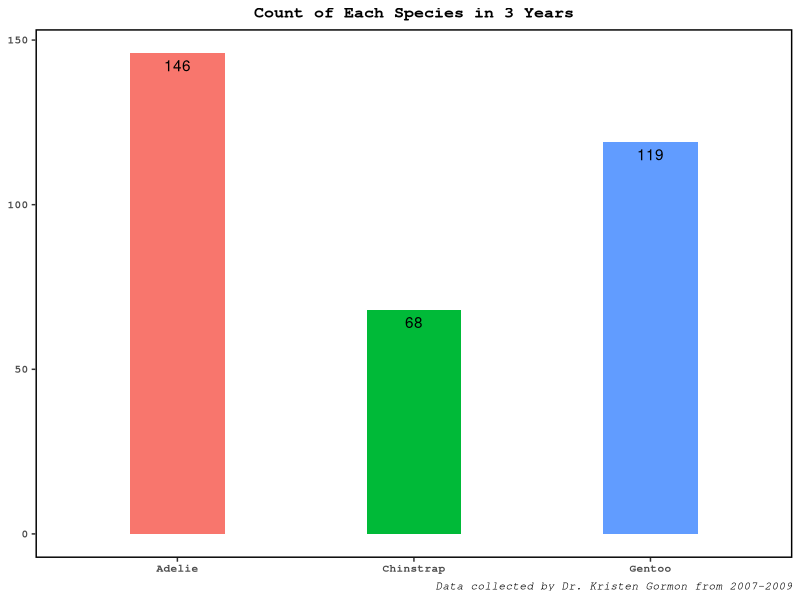
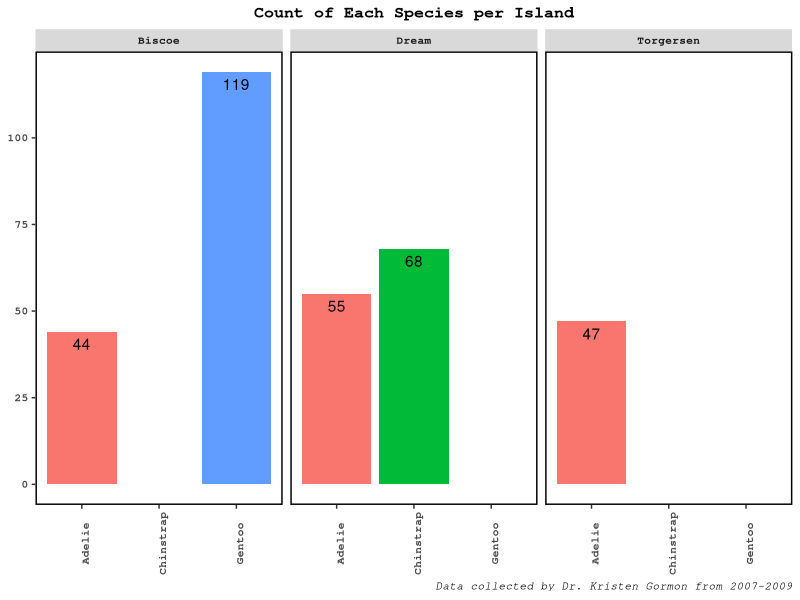
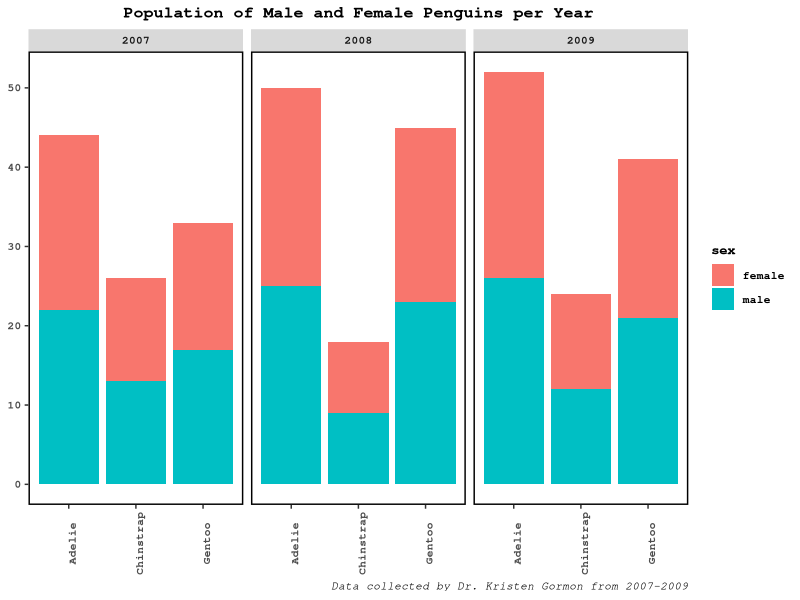
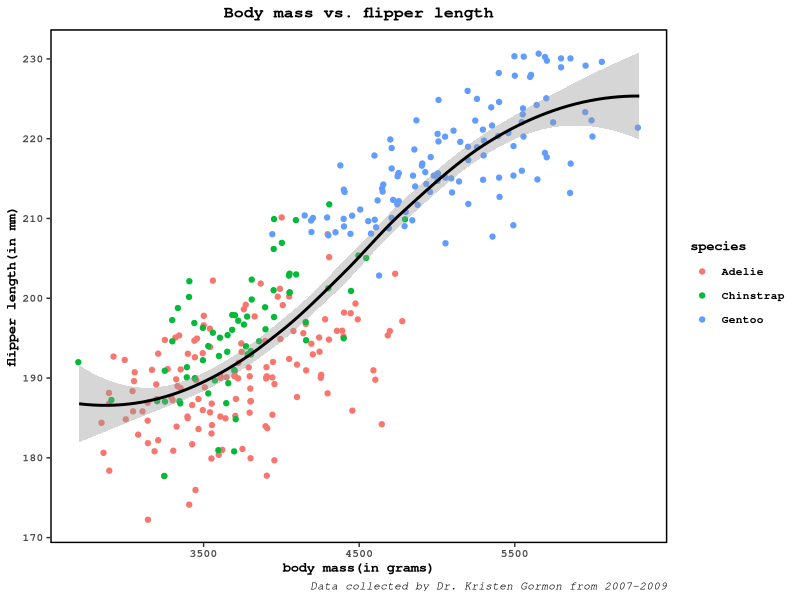
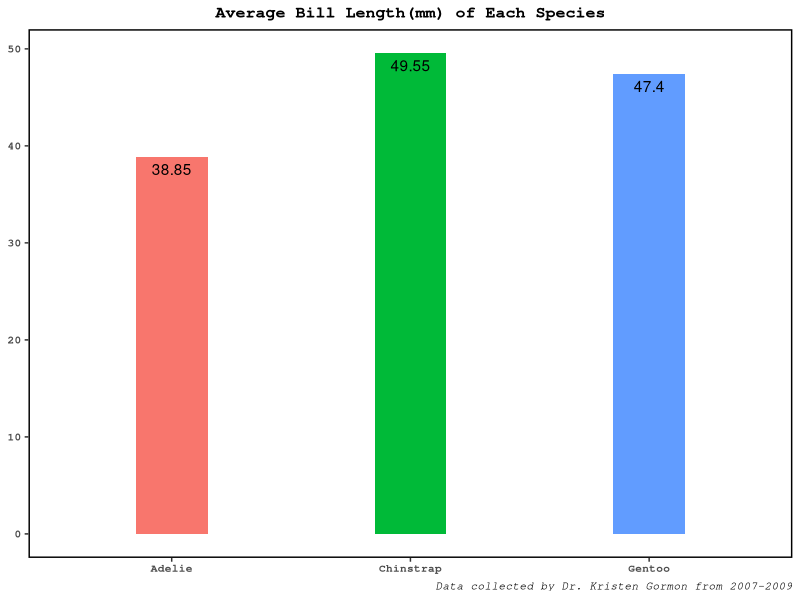
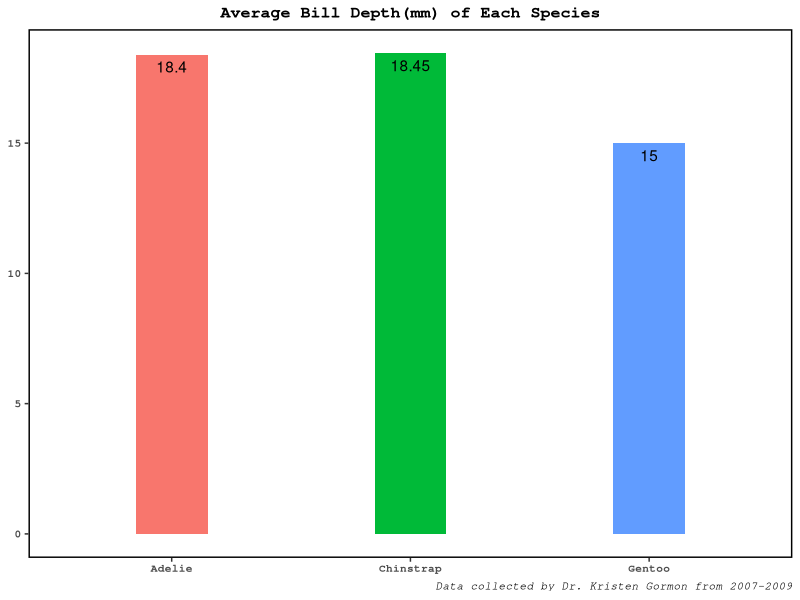
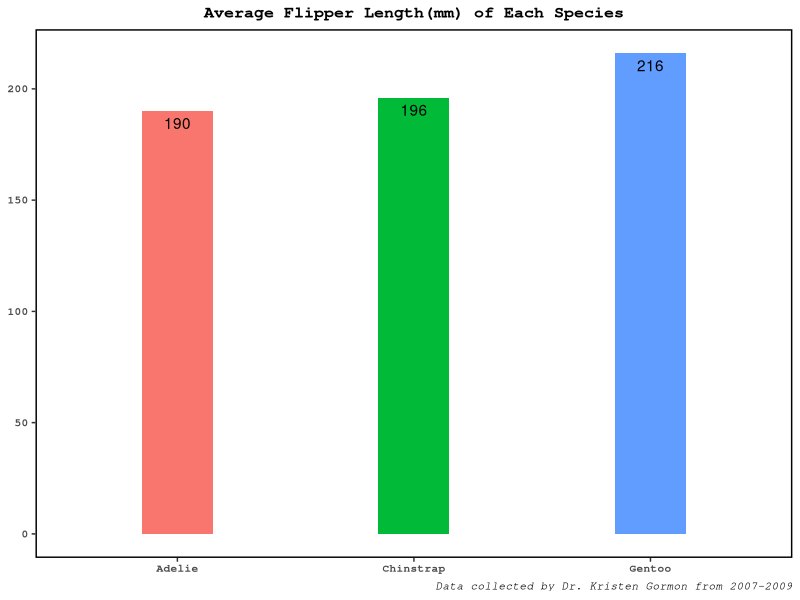
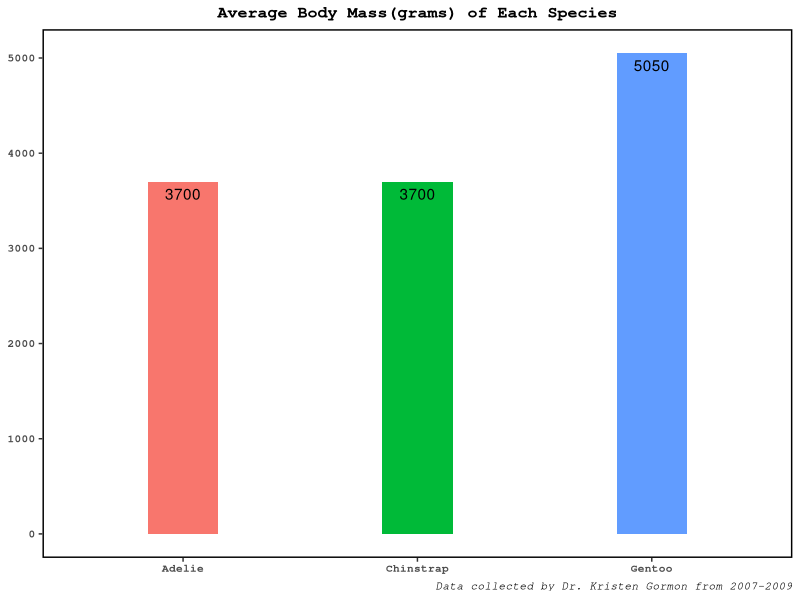

Here is the R script that generated these plots, in order:
## ---- chunk 1
library(palmerpenguins)
library(ggplot2)
library(tidyr)
library(tidyverse)
## ---- chunk 2
penguins_data <- data.frame(penguins)

#na.omit() removes all the rows with missing data.
clean_penguins_data <- na.omit(penguins_data)
## ---- chunk 3
#Basic theme for plot are and labels has been stored in plot_theme and labels_theme.
#These themes will apply to all the plots; hence stored in a variable as a template.

plot_theme <- theme(panel.background = element_rect(fill = "white"),
                        panel.border = element_rect(color = "black", fill = NA, size = 1),
                        axis.title.x = element_blank(),
                        axis.title.y = element_blank())

labels_theme <- theme(text = element_text(size = 10, family = "mono",
                         face = "bold"), plot.title = element_text(hjust = 0.5),
                         plot.caption = element_text(face = "italic"))

#This caption will be included in every plot.
caption_line <- "Data collected by Dr. Kristen Gormon from 2007-2009"
## ---- chunk 4
ggplot(data = clean_penguins_data,aes(x = species, fill =species)) + 
  geom_bar(width = 0.4) +
  geom_text(aes(label=..count..), vjust = 1.5,stat = "count", color = "black") +
  labs(title = "Count of Each Species in 3 Years", caption = caption_line, y = "Count of each species") +
  plot_theme +
  theme(legend.position = "none") + 
  labels_theme

## ---- chunk 5
ggplot(data = clean_penguins_data,aes(x = species, fill = species)) + 
  geom_bar() +
  geom_text(aes(label = ..count..),vjust = 1.5,stat = "count",color = "black")+
  labs(title = "Count of Each Species per Island", caption = caption_line) +
  facet_wrap(~island) + plot_theme +  labels_theme +
  theme(axis.text.x = element_text(angle = 90),legend.position = "none")
## ---- chunk 6
ggplot(data = clean_penguins_data,aes(x = species, fill = sex)) +
  geom_bar() + 
  labs(title = "Population of Male and Female Penguins per Year", caption=caption_line, x="penguin species", y="total count")+
  plot_theme + labels_theme +
  theme(axis.text.x = element_text(angle=90))+
  facet_wrap(~year)
## ---- chunk 7
ggplot(data=clean_penguins_data, aes(x=body_mass_g, y=flipper_length_mm)) +
  geom_jitter(mapping = aes(color = species))+
  geom_smooth(color = "black")+
  labs(title="Body mass vs. flipper length", caption = caption_line, 
       x = "body mass(in grams)", y = "flipper length(in mm)") +
  theme(panel.background = element_rect(fill = "white"),
        panel.border = element_rect(color = "black", fill = NA, size = 1)) + 
  labels_theme
## ---- chunk 8
penguins_stats <- clean_penguins_data %>% 
  group_by(species) %>% 
  drop_na() %>% 
  summarize(avg_bill_length = mean(bill_length_mm,2), avg_bill_depth = mean(bill_depth_mm,2),
            avg_flipper_length = mean(flipper_length_mm,2), avg_body_mass = mean(body_mass_g,2))
## ---- chunk 9
head(penguins_stats)
## ---- chunk 10
ggplot(data = penguins_stats,aes(x=species, y=avg_bill_length, fill=species)) +
  geom_bar(stat = "identity",width=0.3)+
  geom_text(aes(label=avg_bill_length), vjust = 1.5,stat = "identity", color = "black") +
  labs(title = "Average Bill Length(mm) of Each Species",caption = caption_line,
       y = "average bill length(mm)")+
  plot_theme + labels_theme +
  theme(legend.position = "none")
## ---- chunk 11
ggplot(data = penguins_stats, aes(x=species,y=avg_bill_depth,fill=species))+
  geom_bar(stat = "identity",width = 0.3)+
  geom_text(aes(label=avg_bill_depth), vjust = 1.5,stat = "identity", color = "black") +
  labs(title = "Average Bill Depth(mm) of Each Species", caption = caption_line,
       y = "average bill depth(mm)")+
  plot_theme + labels_theme +
  theme(legend.position = "none")
## ---- chunk 12
ggplot(data=penguins_stats, aes(x=species,y=avg_flipper_length,fill=species))+
  geom_bar(stat = "identity",width = 0.3)+
  geom_text(aes(label=avg_flipper_length), vjust = 1.5,stat = "identity", color = "black")+
  labs(title="Average Flipper Length(mm) of Each Species",caption = caption_line,
       y = "average flipper length(mm)")+
  plot_theme + labels_theme +
  theme(legend.position = "none")
## ---- chunk 13
ggplot(data = penguins_stats, aes(x=species,y=avg_body_mass,fill=species))+
  geom_bar(stat = "identity",width = 0.3)+
  geom_text(aes(label=avg_body_mass), vjust = 1.5,stat = "identity", color = "black")+
  labs(title = "Average Body Mass(grams) of Each Species",caption=caption_line,
       y = "average body mass(grams)")+
  plot_theme + labels_theme +
  theme(legend.position = "none")
## ---- chunk 14
gender_count <- clean_penguins_data %>% 
  group_by(species,island) %>% 
  drop_na() %>% 
  summarize(male = sum(sex == 'male'), female = sum(sex=='female'))
## ---- chunk 15
head(gender_count)
## ---- chunk 16
gender_count_long_form <- pivot_longer(gender_count, cols = c(male,female),names_to = "gender",values_to = "total_count")
## ---- chunk 17
head(gender_count_long_form)
## ---- chunk 18
ggplot(data = gender_count_long_form, aes(x=species,y=total_count,fill=gender))+
  geom_bar(stat = "identity",width = 0.4,position = "dodge")+
  labs(title="Male and Female Penguin Population per Species",caption = caption_line, x="penguin species", y="total count")+
  plot_theme + labels_theme
## ---- chunk 19
ggplot(data = gender_count_long_form, aes(x=species,y=total_count,fill=gender))+
  geom_bar(stat = "identity",width = 0.4,position = "dodge")+
  labs(title="Male and Female Penguin Population per Species",caption = caption_line, x="penguin species", y="total count")+
  plot_theme + labels_theme + facet_wrap(~island) +
  theme(axis.text.x = element_text(angle = 90))
